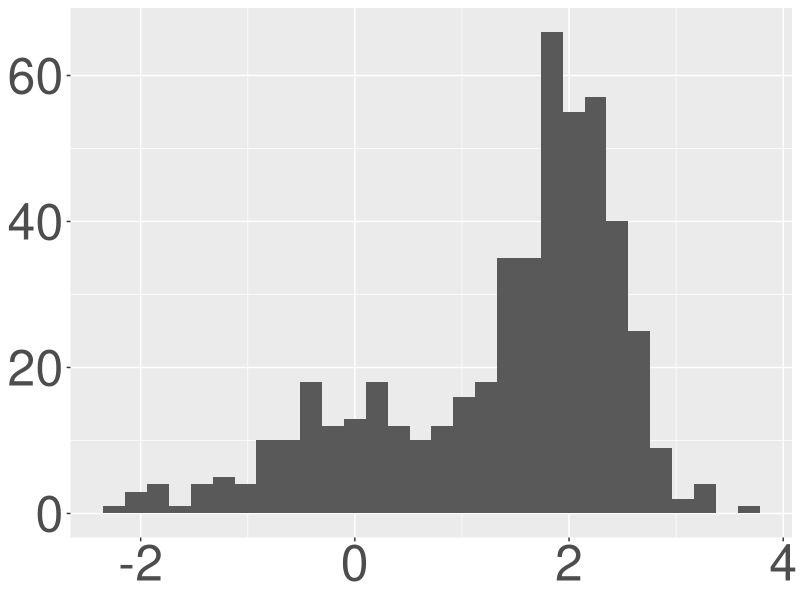
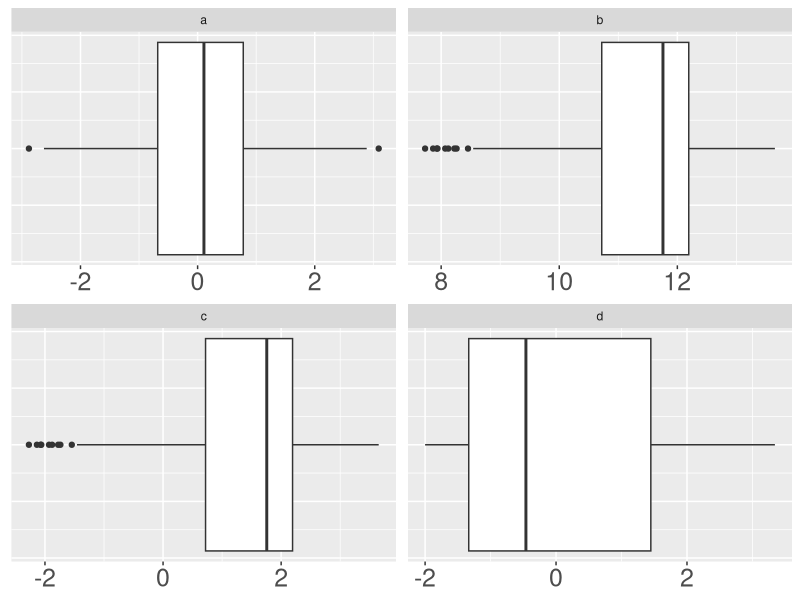

R code for these plots, in order:
## ---- chunk 1
#| include: false
library(tidyverse)
## ---- chunk 2
#| echo: false

df <- tibble(
  x = c(1, 2, 3, 4, 5, 6),
  y = c("Marie", "Marie", "Katie", "Mary", "Mary", "Mary")
)
## ---- chunk 3
df
## ---- chunk 4
#| echo: false
#| warning: false
set.seed(100)
x <- c(rnorm(150), rnorm(350, mean = 2, sd = 0.5))
df <- tibble(x = x)
ggplot(df, aes(x = x)) +
  geom_histogram() + 
  theme(axis.text = element_text(size = 36)) + 
  labs(x = NULL, y = NULL)
## ---- chunk 5
#| echo: false
#| fig-asp: 0.33
#| warning: false
w <- rnorm(500)
y <- c(pmax(rnorm(350, mean = -1), -2), rnorm(150, mean = 2, sd = 0.5))
z <- x + 10
X <- as_tibble(cbind(sort(rep(1:4, 500)), c(w, z, x, y))) |>
  mutate(
    V1 = case_when(
      V1 == 1 ~ "a",
      V1 == 2 ~ "b",
      V1 == 3 ~ "c",
      V1 == 4 ~ "d",
    )
  )
ggplot(X, aes(x = V2)) + 
  geom_boxplot() + 
  facet_wrap(.~V1, scales = "free") + 
  theme(axis.text = element_text(size = 18), 
        axis.text.y = element_blank(),
        axis.ticks.y = element_blank()) + 
  labs(x = NULL, y = NULL)
